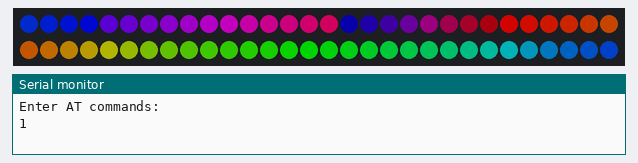
Simulated run of this sketch. Board: Arduino Mega 2560, built with avr-gcc and run on an emulated ATmega2560. Parts: 60 RGB LEDs in strip order, left to right, continuing on the next row, the last lines printed to the serial monitor. Dim RGB values are drawn brighter than linear.

Above: at 0.66 s.
At 5.71 s:
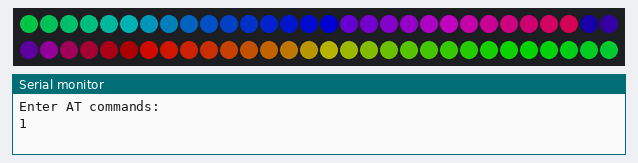
At 10.45 s:
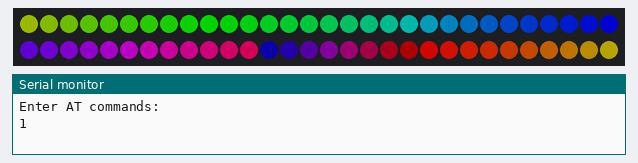
At 20.24 s:
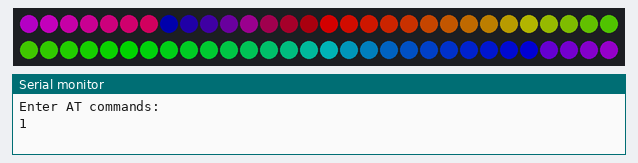
At 30.02 s:
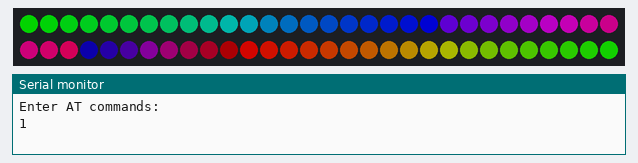
At 39.83 s:
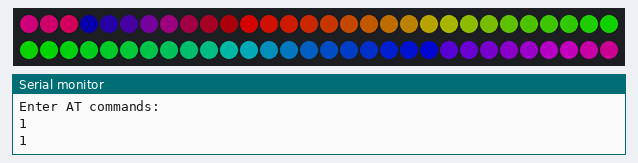

The sketch:

MesaBleArduino.ino
```cpp
// Basic Bluetooth sketch HC-06_01
// Connect the Hc-06 module and communicate using the serial monitor
//
// The HC-06 defaults to AT mode when first powered on.
// The default baud rate is 9600
// The Hc-06 requires all AT commands to be in uppercase. NL+CR should not be added to the command string
//


#include <SoftwareSerial.h>

#include <Adafruit_NeoPixel.h>
#ifdef __AVR__
  #include <avr/power.h>
#endif

#define PIN 6

// Parameter 1 = number of pixels in strip
// Parameter 2 = Arduino pin number (most are valid)
// Parameter 3 = pixel type flags, add together as needed:
//   NEO_KHZ800  800 KHz bitstream (most NeoPixel products w/WS2812 LEDs)
//   NEO_KHZ400  400 KHz (classic 'v1' (not v2) FLORA pixels, WS2811 drivers)
//   NEO_GRB     Pixels are wired for GRB bitstream (most NeoPixel products)
//   NEO_RGB     Pixels are wired for RGB bitstream (v1 FLORA pixels, not v2)
Adafruit_NeoPixel strip = Adafruit_NeoPixel(60, PIN, NEO_GRB + NEO_KHZ800);

// IMPORTANT: To reduce NeoPixel burnout risk, add 1000 uF capacitor across
// pixel power leads, add 300 - 500 Ohm resistor on first pixel's data input
// and minimize distance between Arduino and first pixel.  Avoid connecting
// on a live circuit...if you must, connect GND first.

int luz = 1;

SoftwareSerial Serial1(10, 11); // RX, TX

void setup()
{

    Serial.begin(9600);
    Serial.println("Enter AT commands:");

    // HC-06 default serial speed is 9600
    Serial1.begin(9600);

    // This is for Trinket 5V 16MHz, you can remove these three lines if you are not using a Trinket
  #if defined (__AVR_ATtiny85__)
    if (F_CPU == 16000000) clock_prescale_set(clock_div_1);
  #endif
  // End of trinket special code


  strip.begin();
  strip.show(); // Initialize all pixels to 'off'
}

void loop()
{
    // Keep reading from HC-06 and send to Arduino Serial Monitor
   // Keep reading from HC-06 and send to Arduino Serial Monitor

  Serial.println(luz);

  strip.show(); // This sends the updated pixel color to the hardware
  delay(500);
  rainbowCycle(20);

}


// Slightly different, this makes the rainbow equally distributed throughout
void rainbowCycle(uint8_t wait) {
  uint16_t i, j;

  for(j=0; j<256*5; j++) { // 5 cycles of all colors on wheel
    for(i=0; i< strip.numPixels(); i++) {
      strip.setPixelColor(i, DimColor(Wheel(((i * 255 / strip.numPixels()) + j) & 255)));
    }
    if (Serial1.available())
    {
      String tmpString;
      for(int i = 0; i< 3; i++){
        tmpString += Serial1.read() - 48;
      }

      luz = tmpString.toInt() / 12,5;
      luz++;
      Serial.println(luz);
    }

    strip.show();
    delay(wait);
  }
}

// Input a value 0 to 255 to get a color value.
// The colours are a transition r - g - b - back to r.
uint32_t Wheel(byte WheelPos) {
  WheelPos = 100 - WheelPos;
  if(WheelPos < 85) {
    return strip.Color(100 - WheelPos * 3, 0, WheelPos * 3);
  }
  if(WheelPos < 170) {
    WheelPos -= 85;
    return strip.Color(0, WheelPos * 3, 255 - WheelPos * 3);
  }
  WheelPos -= 170;
  return strip.Color(WheelPos * 3, 255 - WheelPos * 3, 0);
}

// Return color, dimmed by 75% (used by scanner)
    uint32_t DimColor(uint32_t color)
    {
        uint32_t dimColor = strip.Color(Red(color) >> luz, Green(color) >> luz, Blue(color) >> luz);
        return dimColor;
    }

    // Returns the Red component of a 32-bit color
    uint8_t Red(uint32_t color)
    {
        return (color >> 16) & 0xFF;
    }

    // Returns the Green component of a 32-bit color
    uint8_t Green(uint32_t color)
    {
        return (color >> 8) & 0xFF;
    }

    // Returns the Blue component of a 32-bit color
    uint8_t Blue(uint32_t color)
    {
        return color & 0xFF;
    }
```
